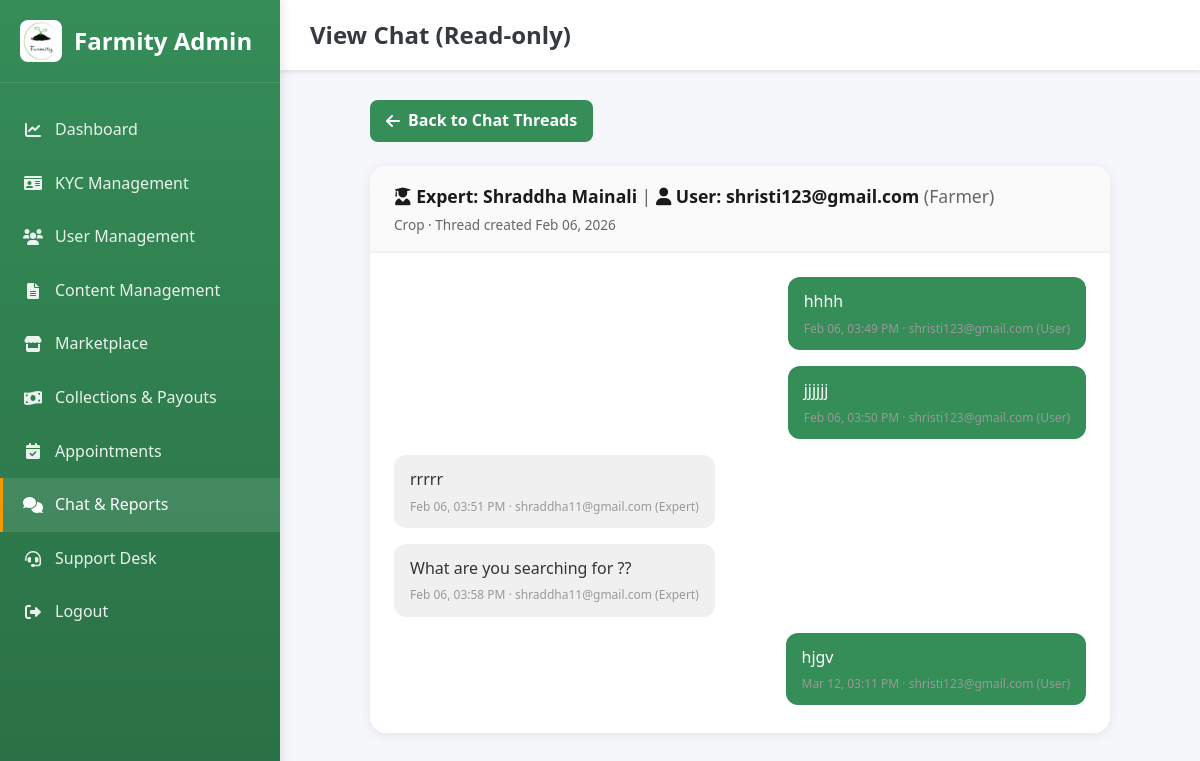
The app's page /admin-dashboard/chats-reports/1/ (signed in), older data.
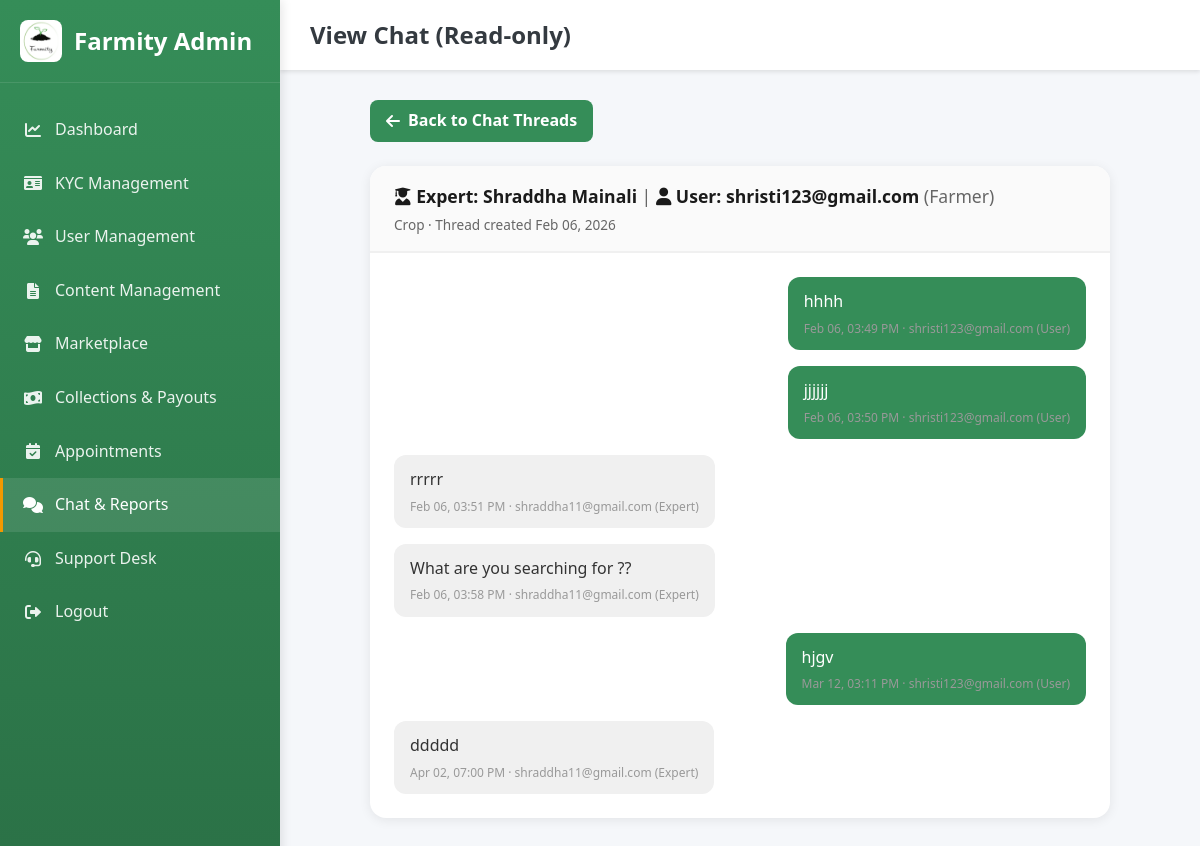
The same page, newer data.
### accounts/models.py (models this page shows, shortened)
class ExpertChatMessage(models.Model):
    thread = models.ForeignKey(ExpertChatThread, on_delete=models.CASCADE, related_name='messages')
    sender = models.ForeignKey(User, on_delete=models.CASCADE, related_name='chat_messages')
    message = models.TextField()
    created_at = models.DateTimeField(auto_now_add=True)
    delivered_at = models.DateTimeField(null=True, blank=True, help_text="When message was delivered to recipient")
    seen_at = models.DateTimeField(null=True, blank=True, help_text="When message was seen by recipient")
    sender_profile_image = models.URLField(max_length=500, blank=True, null=True, help_text="Cached sender profile image URL")
    class Meta:
        ordering = ('created_at',)

class User(AbstractBaseUser, PermissionsMixin):
    ROLE_CHOICES = (
        ('admin', 'Admin'),
        ('buyer', 'Buyer'),
        ('farmer', 'Farmer'),
        ('agricultural_expert', 'Agricultural Expert'),
        ('vendor', 'Vendor'),
    )
    GENDER_CHOICES = (
        ('male', 'Male'),
        ('female', 'Female'),
        ('other', 'Other'),
    )
    email = models.EmailField(unique=True)
    phone = models.CharField(max_length=10, unique=True, blank=True, null=True)
    gender = models.CharField(max_length=10, choices=GENDER_CHOICES, blank=True, null=True)
    role = models.CharField(max_length=20, choices=ROLE_CHOICES, default='buyer')
    is_active = models.BooleanField(default=True)
    email_verified = models.BooleanField(default=False)
    is_verified = models.BooleanField(default=False)
    is_staff = models.BooleanField(default=False)
    date_joined = models.DateTimeField(auto_now_add=True)
    objects = UserManager()
    USERNAME_FIELD = 'email'
    REQUIRED_FIELDS = []

### accounts/views.py (the view)
# urls.py: path('admin-dashboard/chats-reports/<int:thread_id>/', admin_chat_thread_view, name='admin_chat_thread_view'),
@login_required
def admin_chat_thread_view(request, thread_id):
    if request.user.role != 'admin':
        return _redirect_to_role_home_response(request.user)
    try:
        thread = ExpertChatThread.objects.select_related(
            'expert', 'expert__user', 'created_by'
        ).get(id=thread_id)
    except ExpertChatThread.DoesNotExist:
        messages.error(request, 'Chat thread not found.')
        return redirect('admin_chat_reports')
    messages_list = ExpertChatMessage.objects.filter(thread=thread).select_related('sender').order_by('created_at')
    context = {
        'thread': thread,
        'messages_list': messages_list,
    }
    return render(request, 'admin_chat_thread_view.html', context)

### templates/admin_chat_thread_view.html (shortened to what this page needs)
<!DOCTYPE html>
<html lang="en">
<head>
    <link rel="stylesheet" href="/static/css/style.css">
    <link href="https://cdnjs.cloudflare.com/ajax/libs/font-awesome/6.0.0/css/all.min.css" rel="stylesheet">
</head>
<body>
    <aside class="sidebar">
        <div class="sidebar-header">
            <img src="/static/images/Farmity%20logo.png" alt="Farmity" class="sidebar-logo-img" onerror="this.style.display='none'; this.nextElementSibling.style.display='flex';">
            <h2>Farmity Admin</h2>
        </div>
        <nav class="sidebar-menu">
            <a href="{% url 'admin_dashboard' %}" class="menu-item"><i class="fas fa-chart-line"></i><span>Dashboard</span></a>
            <a href="{% url 'admin_kyc_management' %}" class="menu-item"><i class="fas fa-id-card"></i><span>KYC Management</span></a>
            <a href="{% url 'admin_user_management' %}" class="menu-item"><i class="fas fa-users"></i><span>User Management</span></a>
            <a href="{% url 'admin_content_management' %}" class="menu-item"><i class="fas fa-file-alt"></i><span>Content Management</span></a>
            <a href="{% url 'admin_marketplace_oversight' %}" class="menu-item"><i class="fas fa-store"></i><span>Marketplace</span></a>
            <a href="{% url 'admin_collections_payouts' %}" class="menu-item"><i class="fas fa-money-bill-wave"></i><span>Collections & Payouts</span></a>
            <a href="{% url 'admin_appointment_management' %}" class="menu-item"><i class="fas fa-calendar-check"></i><span>Appointments</span></a>
            <a href="{% url 'admin_chat_reports' %}" class="menu-item active"><i class="fas fa-comments"></i><span>Chat & Reports</span></a>
            <a href="{% url 'admin_support_desk' %}" class="menu-item"><i class="fas fa-headset"></i><span>Support Desk</span></a>
            <a href="{% url 'logout' %}" class="menu-item"><i class="fas fa-sign-out-alt"></i><span>Logout</span></a>
        </nav>
    </aside>
    <div class="main-content">
        <header class="top-header">
            <h1 class="header-title">View Chat (Read-only)</h1>
        </header>
        <div class="dashboard-content">
            <a href="{% url 'admin_chat_reports' %}?section=chats" class="btn-back"><i class="fas fa-arrow-left"></i> Back to Chat Threads</a>
            <div class="chat-card">
                <div class="chat-header">
                    <h2>
                        <i class="fas fa-user-graduate"></i> Expert: {{ thread.expert.name|default:thread.expert.user.email }}
                        <span style="font-weight:400;color:#666;">|</span>
                        <i class="fas fa-user"></i> User: {{ thread.created_by.email }}
                        {% if thread.created_by.role %}<span style="font-weight:400;color:#666;">({{ thread.created_by.get_role_display }})</span>{% endif %}
                    </h2>
                    <p>{{ thread.expert.specialization|default:"Agricultural Expert" }} · Thread created {{ thread.created_at|date:"M d, Y" }}</p>
                </div>
                <div class="chat-messages">
                    {% if messages_list %}
                        {% for msg in messages_list %}
                        <div class="msg {% if msg.sender_id == thread.expert.user_id %}expert{% else %}user{% endif %}">
                            <div class="msg-bubble">
                                {{ msg.message|linebreaksbr }}
                                <div class="msg-meta">{{ msg.created_at|date:"M d, h:i A" }} · {{ msg.sender.email }}{% if msg.sender_id == thread.expert.user_id %} (Expert){% else %} (User){% endif %}</div>
                            </div>
                        </div>
                        {% endfor %}
                    {% else %}
                        <div class="empty-msg">
                            <i class="fas fa-comment-dots" style="font-size:2rem;margin-bottom:0.5rem;"></i><br>
                            No messages in this thread.
                        </div>
                    {% endif %}
                </div>
            </div>
        </div>
    </div>
</body>
</html>

Row changes from the older to the newer data that the page shows:
added ExpertChatMessage: message "ddddd", created_at "Apr 02, 07:00 PM", sender.email "shraddha11@gmail.com", shows "(Expert)"
